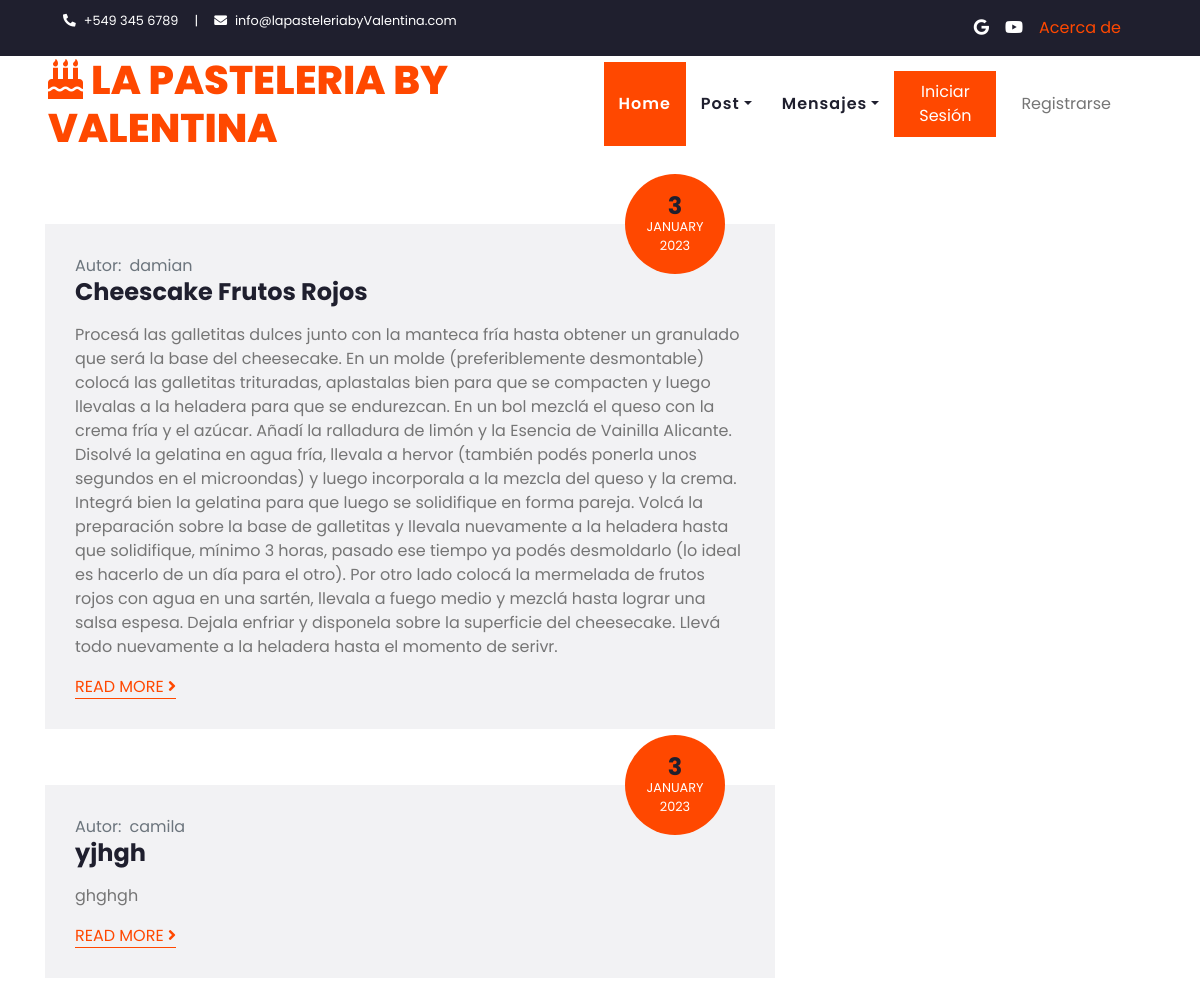
Before: /Blog/mostrarpost/ with the older database file.
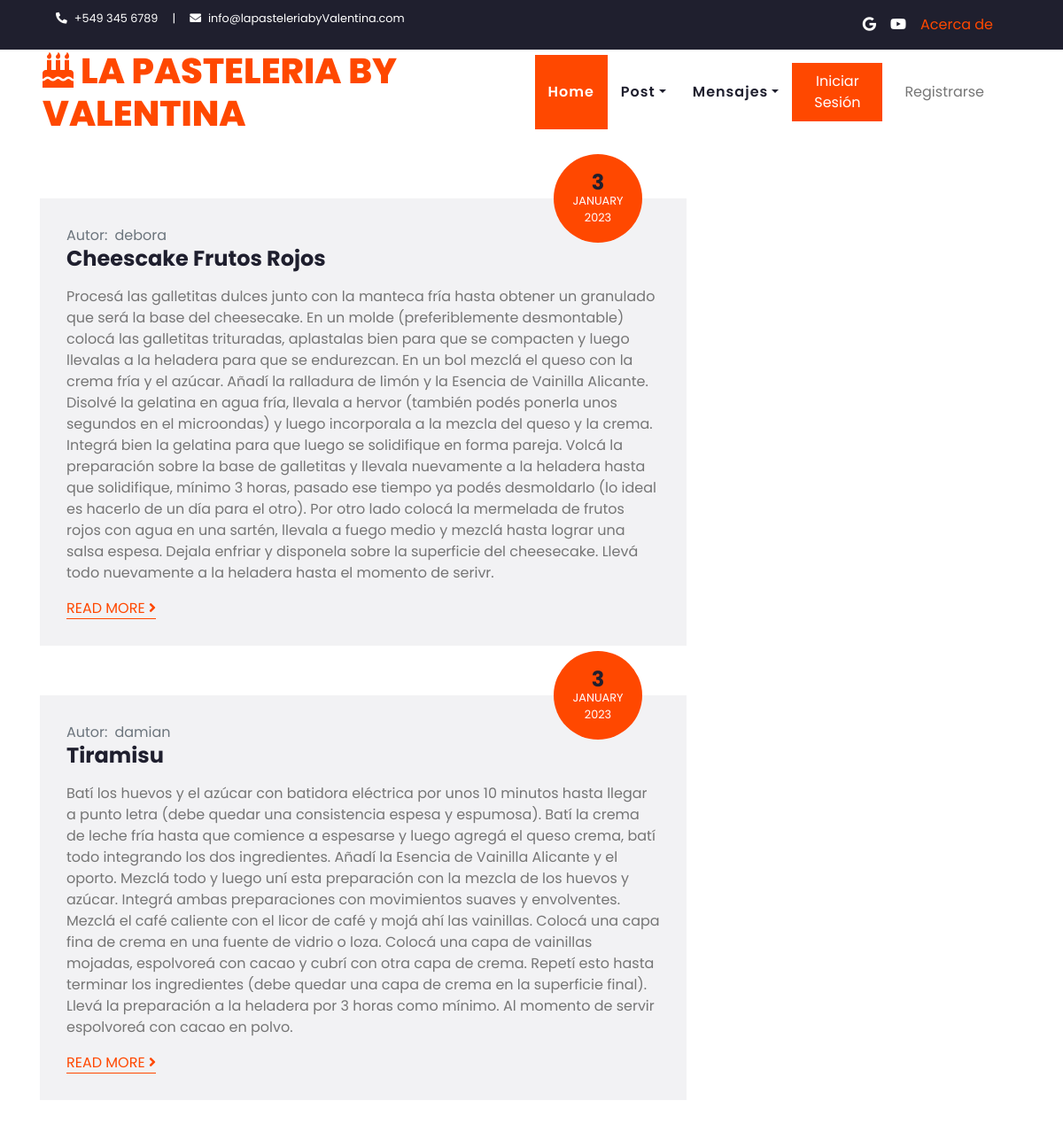
After: the same page with the newer database file.
### Blog/models.py (models this page shows, shortened)
class Post(models.Model):
    titulo = models.CharField(max_length=100)
    receta = RichTextField()
    imagenPost = models.ImageField(upload_to='posteo', blank=True)
    chef = models.CharField(max_length=50)
    fecha = models.DateField()

### Blog/views.py (the view)
# urls.py: path('mostrarpost/', mostrarpost, name="mostrarpost"),
def mostrarpost(request):
    posteo = Post.objects.all()
    if len(posteo) != 0:
        return render(request, "mostrarpost.html", {"posteo": posteo, "imagen": obteneravatar(request)})
    else:
        return render(request, "mostrarpost.html",
                      {"mensaje": f"No se encontraron Post", "posteo": posteo, "imagen": obteneravatar(request)})

### Blog/templates/mostrarpost.html (shortened to what this page needs)
{% extends "padre.html" %}
{% load static %}
{% block body %}
    <div class="container py-5">
    <div class="row">
        <div class="col-lg-8">
            <div class="row">
                {% for post in posteo %}
                    <div class="col-md-12 mb-3">
                        <div class="position-relative">
                            <div class="position-absolute bg-primary d-flex flex-column align-items-center justify-content-center rounded-circle"
                                 style="width: 100px; height: 100px; bottom: -50px; right: 50px;">
                                <h4 class="font-weight-bold mb-n1">{{ post.fecha.day }}</h4>
                                <small class="text-white text-uppercase">{{ post.fecha|date:'F' }}</small>
                                <small class="text-white text-uppercase">{{ post.fecha.year }}</small>
                            </div>
                        </div>
                        <div class="bg-secondary mb-3" style="padding: 30px;">
                            <div class="d-flex">
                                <div class="d-flex align-items-center">
                                    <a class="text-muted" href="">Autor: </a>
                                    <a class="text-muted ml-2" href="">{{ post.chef }}</a>
                                </div>
                            </div>
                            <h4 class="font-weight-bold mb-3">{{ post.titulo }}</h4>
                            <p>{{ post.receta }}</p>
                            <a class="border-bottom border-primary text-uppercase text-decoration-none"
                               href="{% url 'filtrarpost' post.titulo %}">Read
                                More <i class="fa fa-angle-right"></i></a>
                        </div>
                    </div>
                {% endfor %}
            </div>
        </div>
    </div>
    </div>
{% endblock %}

### Blog/templates/padre.html (shortened to what this page needs)
<!DOCTYPE html>
<html lang="en">
<head>
    {% load static %}
    <link href="https://cdnjs.cloudflare.com/ajax/libs/font-awesome/5.10.0/css/all.min.css" rel="stylesheet">
    <link href="lib/owlcarousel/assets/owl.carousel.min.css" rel="stylesheet">
    <link href="{% static 'css/style.css' %}" rel="stylesheet">
</head>
<body>
    <div class="container-fluid bg-dark">
        <div class="row py-2 px-lg-5">
            <div class="col-lg-6 text-center text-lg-left mb-2 mb-lg-0">
                <div class="d-inline-flex align-items-center text-white">
                    <small><i class="fa fa-phone-alt mr-2"></i>+549 345 6789</small>
                    <small class="px-3">|</small>
                    <small><i class="fa fa-envelope mr-2"></i>info@lapasteleriabyValentina.com</small>
                </div>
            </div>
            <div class="col-lg-6 text-center text-lg-right">
                <div class="d-inline-flex align-items-center">
                    <a class="text-white px-2" href="https://www.google.com">
                        <i class="fab fa-google"></i>
                    </a>
                    <a class="text-white pl-2" href="https://www.youtube.com/">
                        <i class="fab fa-youtube"></i>
                    <a href="{% url 'acercademi' %}" class="nav-item nav-link">Acerca de</a>
                    </a>
                </div>
            </div>
        </div>
    </div>
    <div class="container-fluid p-0">
        <nav class="navbar navbar-expand-lg bg-light navbar-light py-3 py-lg-0 px-lg-5">
                <h1 class="m-0 display-5 text-uppercase text-primary"><i class="fa fa-birthday-cake mr-2"></i>La Pasteleria By Valentina</h1>
            <div class="collapse navbar-collapse justify-content-between px-lg-3" id="navbarCollapse">
                <div class="navbar-nav m-auto py-0">
                    <a href="{% url 'inicio' %}" class="nav-item nav-link active">Home</a>
                    <div class="nav-item dropdown">
                        <a href="#" class="nav-link dropdown-toggle" data-toggle="dropdown">Post</a>
                    </div>
                    <div class="nav-item dropdown">
                        <a href="#" class="nav-link dropdown-toggle" data-toggle="dropdown">Mensajes</a>
                    </div>
                </div>
                {% if user.is_authenticated %}
                <img src="{{ imagen }}" width="80" height="80" alt="">
                <div class="nav-item dropdown">
                    <a href="#" class="nav-link dropdown-toggle" data-toggle="dropdown">Bienvenido {{ user.username }}</a>
                    <div class="dropdown-menu rounded-0 m-0">
                        <a href="{% url 'logout' %}" class="btn btn-primary py-2 px-4 d-none d-lg-block">Cerrar Sesion</a>
                        <a href="{% url 'editarusuario' %}" class="btn btn-primary py-2 px-4 d-none d-lg-block">Editar Datos</a>
                        <a href="{% url 'agregaravatar' %}" class="btn btn-primary py-2 px-4 d-none d-lg-block">Editar Avatar</a>
                    </div>
                </div>
                {% else %}
                <a href="{% url 'login' %}" class="btn btn-primary py-2 px-4 d-none d-lg-block">Iniciar Sesión</a>
                <a href="{% url 'registro' %}" class="btn btn-secundary py-2 px-4 d-none d-lg-block">Registrarse</a>
                {% endif %}
            </div>
        </nav>
    </div>
    {% block body %}
    {% endblock %}
</body>
</html>

Changed rows visible on the page:
removed Post: fecha.day "3", fecha "JANUARY", fecha.year "2023", chef "damian", titulo "Cheescake Frutos Rojos", receta "Procesá las galletitas dulces junto con la manteca fría hasta obtener un granulado que será la base del cheesecake. En un molde (preferiblemente desmontable) colocá las galletitas trituradas, aplastalas bien para que se compacten y luego llevalas a la heladera para que se endurezcan. En un bol mezclá el queso con la crema fría y el azúcar. Añadí la ralladura de limón y la Esencia de Vainilla Alicante. Disolvé la gelatina en agua fría, llevala a hervor (también podés ponerla unos segundos en el microondas) y luego incorporala a la mezcla del queso y la crema. Integrá bien la gelatina para que luego se solidifique en forma pareja. Volcá la preparación sobre la base de galletitas y llevala…"
removed Post: fecha.day "3", fecha "JANUARY", fecha.year "2023", chef "camila", titulo "yjhgh", receta "ghghgh"
added Post: fecha.day "3", fecha "JANUARY", fecha.year "2023", chef "debora", titulo "Cheescake Frutos Rojos", receta "Procesá las galletitas dulces junto con la manteca fría hasta obtener un granulado que será la base del cheesecake. En un molde (preferiblemente desmontable) colocá las galletitas trituradas, aplastalas bien para que se compacten y luego llevalas a la heladera para que se endurezcan. En un bol mezclá el queso con la crema fría y el azúcar. Añadí la ralladura de limón y la Esencia de Vainilla Alicante. Disolvé la gelatina en agua fría, llevala a hervor (también podés ponerla unos segundos en el microondas) y luego incorporala a la mezcla del queso y la crema. Integrá bien la gelatina para que luego se solidifique en forma pareja. Volcá la preparación sobre la base de galletitas y llevala…"
added Post: fecha.day "3", fecha "JANUARY", fecha.year "2023", chef "damian", titulo "Tiramisu", receta "Batí los huevos y el azúcar con batidora eléctrica por unos 10 minutos hasta llegar a punto letra (debe quedar una consistencia espesa y espumosa). Batí la crema de leche fría hasta que comience a espesarse y luego agregá el queso crema, batí todo integrando los dos ingredientes. Añadí la Esencia de Vainilla Alicante y el oporto. Mezclá todo y luego uní esta preparación con la mezcla de los huevos y azúcar. Integrá ambas preparaciones con movimientos suaves y envolventes. Mezclá el café caliente con el licor de café y mojá ahí las vainillas. Colocá una capa fina de crema en una fuente de vidrio o loza. Colocá una capa de vainillas mojadas, espolvoreá con cacao y cubrí con otra capa de…"
